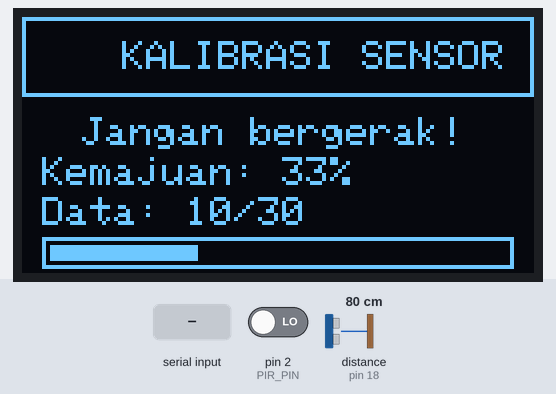
Bench run of a sketch on a simulated Arduino Uno, built with avr-gcc and run on an emulated ATmega328P. Shown: 128×64 one-colour display. The inputs (shaded band) are chosen by the test bench; at power-on: distance to the obstacle (sensor on pin 18) 80 cm, pin 2 (PIR_PIN) LOW. The echo pulse lasts 58.3 µs per cm; what the sketch prints to the serial monitor is not drawn.

Above: at 6.2 s.
6.3 s: distance to the obstacle (sensor on pin 18) set to 2 cm
At 8.0 s:
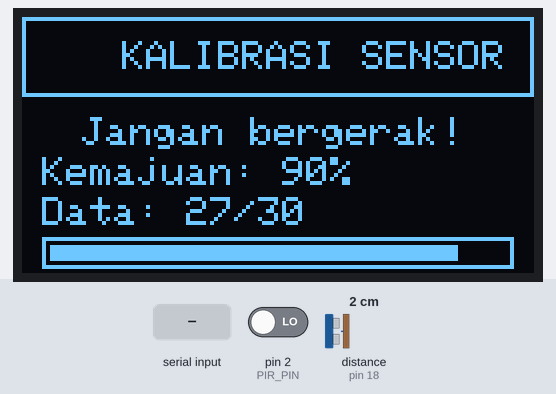
8.1 s: "CALIBRATE\n" received over Serial
At 10.31 s:
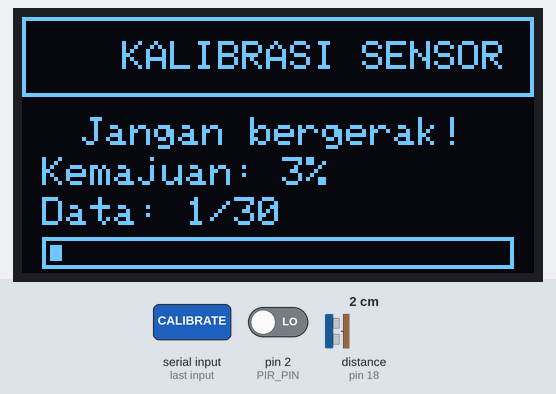
11.1 s: distance to the obstacle (sensor on pin 18) set to 4 cm
At 13.9 s:
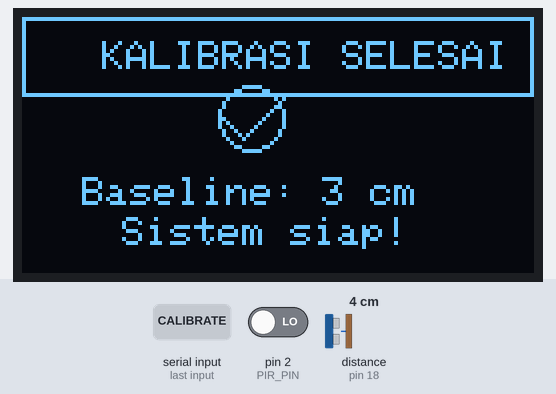
14.1 s: pin 2 (PIR_PIN) driven HIGH
At 15.62 s:
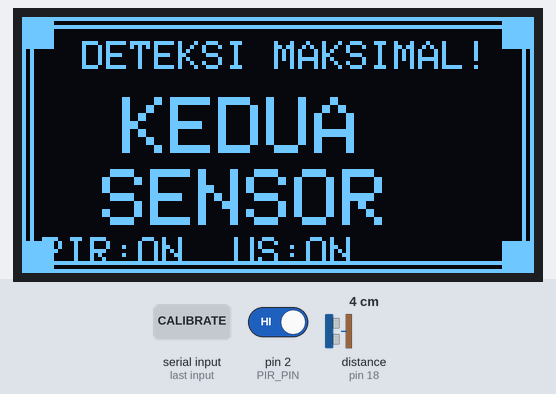
17.1 s: distance to the obstacle (sensor on pin 18) set to 18 cm
18.7 s: distance to the obstacle (sensor on pin 18) set to 23 cm
At 20.1 s:
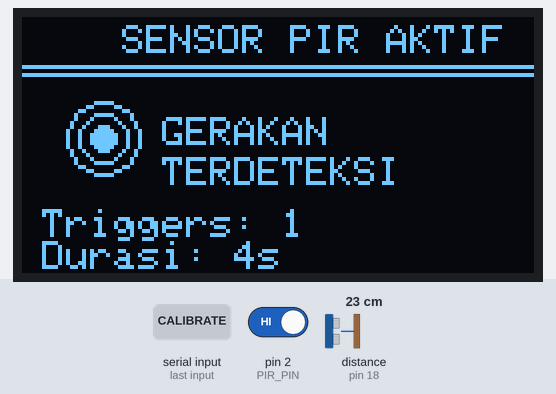

The sketch:

radar_beta.ino
```cpp
#include <Wire.h>
#include <Adafruit_GFX.h>
#include <Adafruit_SSD1306.h>
#include <NewPing.h>

// OLED Display Configuration
#define SCREEN_WIDTH 128
#define SCREEN_HEIGHT 64
#define OLED_RESET -1
Adafruit_SSD1306 display(SCREEN_WIDTH, SCREEN_HEIGHT, &Wire, OLED_RESET);

// Sensor PIR Configuration
#define PIR_PIN 2
#define PIR_POWER_PIN 4

// Sensor Ultrasonik SF05 Configuration
#define TRIG_PIN 5
#define ECHO_PIN 18
#define MAX_DISTANCE 200 // Maximum distance in cm
#define DETECTION_THRESHOLD 50 // Detection threshold in cm

NewPing sonar(TRIG_PIN, ECHO_PIN, MAX_DISTANCE);

// System Variables
bool pir_detected = false;
bool ultrasonic_detected = false;
bool prev_pir_state = false;
bool prev_ultrasonic_state = false;

// PIR Enhanced Detection Variables - IMPROVED
unsigned long pir_detection_start = 0;
unsigned long pir_last_trigger = 0;
unsigned long pir_last_low = 0;
bool pir_active_phase = false;
bool pir_stabilizing = false;
int pir_trigger_count = 0;
int pir_consecutive_high = 0;
int pir_consecutive_low = 0;
const unsigned long PIR_ACTIVE_DURATION = 5000; // PIR stays active for 5 seconds
const unsigned long PIR_MIN_TRIGGER_INTERVAL = 50; // Minimum 50ms between triggers
const unsigned long PIR_RESET_TIMEOUT = 10000; // Reset counter after 10 seconds
const unsigned long PIR_STABILIZATION_TIME = 1000; // 1 second stabilization
const int PIR_MIN_CONSECUTIVE = 3; // Need 3 consecutive readings to confirm

// Ultrasonic Enhanced Detection Variables
int ultrasonic_readings[10] = {0};
int ultrasonic_index = 0;
int stable_readings_count = 0;
int detection_confidence = 0;
const int MIN_STABLE_READINGS = 5;
const int MAX_CONFIDENCE = 8;
const int CONFIDENCE_THRESHOLD = 3;

// Animation Variables
int animation_frame = 0;
unsigned long last_animation_time = 0;
unsigned long last_sensor_read = 0;
unsigned long last_status_send = 0;

// Timing Constants
const unsigned long ANIMATION_DELAY = 300; // Slower animation for better readability
const unsigned long SENSOR_READ_DELAY = 30; // Faster sensor reading
const unsigned long STATUS_SEND_DELAY = 100;

// Enhanced Debounce Variables
unsigned long last_pir_change = 0;
unsigned long last_ultrasonic_change = 0;
const unsigned long PIR_DEBOUNCE_DELAY = 30;
const unsigned long ULTRASONIC_DEBOUNCE_DELAY = 100;

// Calibration Variables
bool is_calibrating = false;
unsigned long calibration_start = 0;
int baseline_distance = 0;
const unsigned long CALIBRATION_DURATION = 3000;

// Display state management
enum DisplayState {
  IDLE,
  PIR_ONLY,
  ULTRASONIC_ONLY,
  BOTH_SENSORS,
  CALIBRATING
};
DisplayState current_display_state = IDLE;

void setup() {
  Serial.begin(115200);

  // Initialize OLED Display
  if(!display.begin(SSD1306_SWITCHCAPVCC, 0x3C)) {
    Serial.println("SSD1306 allocation failed");
    for(;;);
  }

  // Improved startup display
  displayStartupScreen();

  // Initialize PIR Sensor
  pinMode(PIR_PIN, INPUT);
  pinMode(PIR_POWER_PIN, OUTPUT);
  digitalWrite(PIR_POWER_PIN, HIGH);

  // Initialize Ultrasonic Sensor
  pinMode(TRIG_PIN, OUTPUT);
  pinMode(ECHO_PIN, INPUT);

  // Initialize ultrasonic readings array
  for(int i = 0; i < 10; i++) {
    ultrasonic_readings[i] = MAX_DISTANCE;
  }

  delay(2000); // Wait for PIR to stabilize

  // PIR stabilization period
  displayPIRStabilization();
  delay(PIR_STABILIZATION_TIME);

  // Start calibration
  startCalibration();

  Serial.println("SYSTEM_READY");
}

void loop() {
  unsigned long current_time = millis();

  // Handle calibration first
  if (is_calibrating) {
    handleCalibration();
    return;
  }

  // Handle serial commands
  handleSerialCommand();

  // Read sensors periodically
  if (current_time - last_sensor_read >= SENSOR_READ_DELAY) {
    readEnhancedSensors();
    last_sensor_read = current_time;
  }

  // Update display and send status
  if (current_time - last_status_send >= STATUS_SEND_DELAY) {
    updateDisplayState();
    updateDisplay();
    sendStatus();
    last_status_send = current_time;
  }
}

void displayStartupScreen() {
  display.clearDisplay();
  display.setTextSize(1);
  display.setTextColor(SSD1306_WHITE);

  // Header with border
  display.drawRect(0, 0, 128, 64, SSD1306_WHITE);
  display.drawRect(2, 2, 124, 60, SSD1306_WHITE);

  // Title
  display.setTextSize(1);
  display.setCursor(10, 8);
  display.println("SISTEM DETEKSI OBJEK");

  // Version info
  display.setCursor(35, 20);
  display.println("Version 2.0");

  // Sensor info
  display.setCursor(15, 32);
  display.println("PIR + Ultrasonik");

  // Status
  display.setCursor(25, 44);
  display.println("Memulai sistem...");

  display.display();
  delay(2000);
}

void displayPIRStabilization() {
  display.clearDisplay();
  display.setTextSize(1);
  display.setTextColor(SSD1306_WHITE);

  // Header
  display.drawLine(0, 10, 128, 10, SSD1306_WHITE);
  display.setCursor(20, 0);
  display.println("PIR STABILIZATION");
  display.drawLine(0, 12, 128, 12, SSD1306_WHITE);

  display.setCursor(15, 20);
  display.println("Sensor PIR sedang");
  display.setCursor(25, 30);
  display.println("distabilkan...");

  display.setCursor(35, 45);
  display.println("Harap tunggu");

  // Loading animation
  for(int i = 0; i < 5; i++) {
    display.fillCircle(20 + i*15, 55, 2, SSD1306_WHITE);
  }

  display.display();
}

void startCalibration() {
  is_calibrating = true;
  calibration_start = millis();
  current_display_state = CALIBRATING;

  Serial.println("CALIBRATION_START");
}

void handleCalibration() {
  unsigned long elapsed = millis() - calibration_start;

  // Take baseline readings
  unsigned int distance = sonar.ping_cm();
  if (distance == 0) distance = MAX_DISTANCE;

  static int calibration_readings[30];
  static int cal_index = 0;
  static unsigned long last_reading_time = 0;

  // Take readings every 100ms
  if (millis() - last_reading_time >= 100 && cal_index < 30) {
    calibration_readings[cal_index] = distance;
    cal_index++;
    last_reading_time = millis();
  }

  // Improved calibration display
  displayCalibrationScreen(cal_index, 30);

  // Complete calibration
  if (cal_index >= 30 || elapsed >= CALIBRATION_DURATION) {
    // Calculate baseline
    long sum = 0;
    int valid_readings = max(1, cal_index);

    for (int i = 0; i < valid_readings; i++) {
      sum += calibration_readings[i];
    }
    baseline_distance = sum / valid_readings;

    // Reset static variables
    cal_index = 0;
    last_reading_time = 0;

    is_calibrating = false;
    Serial.print("CALIBRATION_COMPLETE:");
    Serial.println(baseline_distance);

    displayCalibrationComplete();
    delay(2000);
  }
}

void displayCalibrationScreen(int current_readings, int total_readings) {
  display.clearDisplay();
  display.setTextSize(1);
  display.setTextColor(SSD1306_WHITE);

  // Header with border
  display.drawRect(0, 0, 128, 20, SSD1306_WHITE);
  display.setCursor(25, 6);
  display.println("KALIBRASI SENSOR");

  // Instructions
  display.setCursor(15, 25);
  display.println("Jangan bergerak!");

  // Progress info
  int progress = min(100, (current_readings * 100) / total_readings);
  display.setCursor(5, 35);
  display.print("Kemajuan: ");
  display.print(progress);
  display.println("%");

  display.setCursor(5, 45);
  display.print("Data: ");
  display.print(current_readings);
  display.print("/");
  display.println(total_readings);

  // Progress bar with border
  display.drawRect(5, 55, 118, 8, SSD1306_WHITE);
  display.fillRect(7, 57, (progress * 114) / 100, 4, SSD1306_WHITE);

  display.display();
}

void displayCalibrationComplete() {
  display.clearDisplay();
  display.setTextSize(1);
  display.setTextColor(SSD1306_WHITE);

  // Success header
  display.drawRect(0, 0, 128, 20, SSD1306_WHITE);
  display.setCursor(20, 6);
  display.println("KALIBRASI SELESAI");

  // Checkmark
  display.drawLine(50, 25, 55, 30, SSD1306_WHITE);
  display.drawLine(55, 30, 65, 20, SSD1306_WHITE);
  display.drawCircle(57, 25, 8, SSD1306_WHITE);

  // Results
  display.setCursor(15, 40);
  display.print("Baseline: ");
  display.print(baseline_distance);
  display.println(" cm");

  display.setCursor(25, 50);
  display.println("Sistem siap!");

  display.display();
}

void readEnhancedSensors() {
  unsigned long current_time = millis();

  // IMPROVED PIR Reading with better noise filtering
  bool current_pir_raw = digitalRead(PIR_PIN);

  // Count consecutive readings
  if (current_pir_raw) {
    pir_consecutive_high++;
    pir_consecutive_low = 0;
  } else {
    pir_consecutive_low++;
    pir_consecutive_high = 0;
    pir_last_low = current_time;
  }

  // Determine PIR state based on consecutive readings
  bool pir_stable_high = (pir_consecutive_high >= PIR_MIN_CONSECUTIVE);
  bool pir_stable_low = (pir_consecutive_low >= PIR_MIN_CONSECUTIVE);

  // PIR Detection Logic
  if (pir_stable_high && !pir_active_phase &&
      (current_time - pir_last_trigger > PIR_MIN_TRIGGER_INTERVAL)) {
    pir_last_trigger = current_time;
    pir_trigger_count++;
    pir_active_phase = true;
    pir_detection_start = current_time;
  }

  // Maintain PIR active state
  if (pir_active_phase) {
    if (current_time - pir_last_trigger < PIR_ACTIVE_DURATION) {
      pir_detected = true;
    } else {
      pir_detected = false;
      pir_active_phase = false;
    }
  }

  // Reset trigger count after long inactivity
  if (current_time - pir_last_trigger > PIR_RESET_TIMEOUT) {
    pir_trigger_count = 0;
  }

  // Enhanced Ultrasonic Reading (unchanged but optimized)
  unsigned int distance = sonar.ping_cm();
  if (distance == 0) distance = MAX_DISTANCE;

  // Store reading in circular buffer
  ultrasonic_readings[ultrasonic_index] = distance;
  ultrasonic_index = (ultrasonic_index + 1) % 10;

  // Calculate median
  int median_distance = calculateMedianDistance();

  // Dynamic threshold
  int dynamic_threshold = min(DETECTION_THRESHOLD, max(20, baseline_distance - 15));

  // Confidence-based detection
  bool object_present = (median_distance > 0 && median_distance <= dynamic_threshold);

  if (object_present) {
    if (detection_confidence < MAX_CONFIDENCE) {
      detection_confidence++;
    }
  } else {
    if (detection_confidence > 0) {
      detection_confidence--;
    }
  }

  // Update detection state
  bool new_ultrasonic_state = (detection_confidence >= CONFIDENCE_THRESHOLD);

  if (new_ultrasonic_state != prev_ultrasonic_state &&
      (current_time - last_ultrasonic_change > ULTRASONIC_DEBOUNCE_DELAY)) {
    ultrasonic_detected = new_ultrasonic_state;
    prev_ultrasonic_state = new_ultrasonic_state;
    last_ultrasonic_change = current_time;
  }
}

int calculateMedianDistance() {
  int sorted_readings[10];
  for (int i = 0; i < 10; i++) {
    sorted_readings[i] = ultrasonic_readings[i];
  }

  // Simple bubble sort
  for (int i = 0; i < 9; i++) {
    for (int j = 0; j < 9 - i; j++) {
      if (sorted_readings[j] > sorted_readings[j + 1]) {
        int temp = sorted_readings[j];
        sorted_readings[j] = sorted_readings[j + 1];
        sorted_readings[j + 1] = temp;
      }
    }
  }

  return sorted_readings[5]; // Median
}

void updateDisplayState() {
  if (pir_detected && ultrasonic_detected) {
    current_display_state = BOTH_SENSORS;
  } else if (pir_detected) {
    current_display_state = PIR_ONLY;
  } else if (ultrasonic_detected) {
    current_display_state = ULTRASONIC_ONLY;
  } else {
    current_display_state = IDLE;
  }
}

void updateDisplay() {
  display.clearDisplay();
  display.setTextColor(SSD1306_WHITE);

  switch (current_display_state) {
    case BOTH_SENSORS:
      displayBothSensorsActive();
      break;
    case PIR_ONLY:
      displayPIRActive();
      break;
    case ULTRASONIC_ONLY:
      displayUltrasonicActive();
      break;
    case IDLE:
      displayIdleScreen();
      break;
    case CALIBRATING:
      // Handled in calibration function
      return;
  }

  display.display();
}

void displayBothSensorsActive() {
  // Animated border for maximum alert
  bool blink = ((millis() / 200) % 2);
  if (blink) {
    display.drawRect(0, 0, 128, 64, SSD1306_WHITE);
    display.drawRect(2, 2, 124, 60, SSD1306_WHITE);
  }

  // Header
  display.setTextSize(1);
  display.setCursor(15, 6);
  display.println("DETEKSI MAKSIMAL!");

  // Large alert text
  display.setTextSize(2);
  display.setCursor(25, 20);
  display.println("KEDUA");
  display.setCursor(20, 38);
  display.println("SENSOR");

  // Status indicators
  display.setTextSize(1);
  display.setCursor(5, 55);
  display.print("PIR:ON  US:ON");

  // Corner indicators
  if (blink) {
    display.fillRect(0, 0, 8, 8, SSD1306_WHITE);
    display.fillRect(120, 0, 8, 8, SSD1306_WHITE);
    display.fillRect(0, 56, 8, 8, SSD1306_WHITE);
    display.fillRect(120, 56, 8, 8, SSD1306_WHITE);
  }
}

void displayPIRActive() {
  // Header with border
  display.drawLine(0, 12, 128, 12, SSD1306_WHITE);
  display.setTextSize(1);
  display.setCursor(25, 2);
  display.println("SENSOR PIR AKTIF");
  display.drawLine(0, 14, 128, 14, SSD1306_WHITE);

  // Motion icon
  display.fillCircle(20, 30, 3, SSD1306_WHITE);
  display.drawCircle(20, 30, 6, SSD1306_WHITE);
  display.drawCircle(20, 30, 9, SSD1306_WHITE);

  // Status text
  display.setTextSize(1);
  display.setCursor(35, 25);
  display.println("GERAKAN");
  display.setCursor(35, 35);
  display.println("TERDETEKSI");

  // Statistics
  display.setCursor(5, 48);
  display.print("Triggers: ");
  display.println(pir_trigger_count);

  display.setCursor(5, 56);
  display.print("Durasi: ");
  display.print((millis() - pir_detection_start) / 1000);
  display.println("s");
}

void displayUltrasonicActive() {
  // Header with border
  display.drawLine(0, 12, 128, 12, SSD1306_WHITE);
  display.setTextSize(1);
  display.setCursor(15, 2);
  display.println("SENSOR ULTRASONIK");
  display.drawLine(0, 14, 128, 14, SSD1306_WHITE);

  // Distance visualization
  int median_dist = calculateMedianDistance();
  display.setCursor(5, 20);
  display.print("Jarak: ");
  display.print(median_dist);
  display.println(" cm");

  // Confidence bar
  display.setCursor(5, 30);
  display.print("Confidence: ");
  display.print(detection_confidence);
  display.print("/");
  display.println(MAX_CONFIDENCE);

  // Visual confidence bar
  display.drawRect(5, 40, 118, 8, SSD1306_WHITE);
  int conf_width = (detection_confidence * 114) / MAX_CONFIDENCE;
  display.fillRect(7, 42, conf_width, 4, SSD1306_WHITE);

  // Object indicator
  display.setCursor(35, 52);
  display.println("OBJEK TERDETEKSI");
}

void displayIdleScreen() {
  // Animated header
  display.setTextSize(1);
  display.setCursor(20, 2);
  display.println("SISTEM DETEKSI");

  // Scanning animation
  const char* scan_states[] = {"Memindai", "Memindai.", "Memindai..", "Memindai..."};
  display.setCursor(30, 15);
  display.println(scan_states[animation_frame % 4]);

  // Radar visualization
  int center_x = 64;
  int center_y = 35;
  int radius = 12;

  // Radar circles
  display.drawCircle(center_x, center_y, radius, SSD1306_WHITE);
  display.drawCircle(center_x, center_y, radius/2, SSD1306_WHITE);
  display.drawPixel(center_x, center_y, SSD1306_WHITE);

  // Rotating sweep line
  float angle = (animation_frame * 20) * PI / 180;
  int end_x = center_x + radius * cos(angle);
  int end_y = center_y + radius * sin(angle);
  display.drawLine(center_x, center_y, end_x, end_y, SSD1306_WHITE);

  // Status line
  display.drawLine(0, 50, 128, 50, SSD1306_WHITE);
  display.setCursor(5, 53);
  display.print("PIR:OFF  US:OFF  Baseline:");
  display.print(baseline_distance);

  animation_frame++;

  // Update animation timing
  static unsigned long last_anim = 0;
  if (millis() - last_anim >= ANIMATION_DELAY) {
    last_anim = millis();
  }
}

void sendStatus() {
  Serial.print("STATUS:");
  Serial.print(pir_detected ? "1" : "0");
  Serial.print(",");
  Serial.print(ultrasonic_detected ? "1" : "0");
  Serial.print(",");
  Serial.print(calculateMedianDistance());
  Serial.print(",");
  Serial.print(millis());
  Serial.print(",");
  Serial.print(pir_trigger_count);
  Serial.print(",");
  Serial.print(detection_confidence);
  Serial.print(",");
  Serial.print(baseline_distance);
  Serial.println();
  Serial.flush();
}

void handleSerialCommand() {
  if (Serial.available() > 0) {
    String command = Serial.readStringUntil('\n');
    command.trim();

    if (command == "PING") {
      Serial.println("PONG");
    } else if (command == "RESET") {
      // Reset all detection states
      pir_detected = false;
      ultrasonic_detected = false;
      pir_trigger_count = 0;
      detection_confidence = 0;
      pir_active_phase = false;
      pir_consecutive_high = 0;
      pir_consecutive_low = 0;
      animation_frame = 0;
      Serial.println("RESET_OK");
    } else if (command == "CALIBRATE") {
      startCalibration();
    } else if (command == "STATUS") {
      sendStatus();
    } else if (command.startsWith("SET_THRESHOLD:")) {
      int new_threshold = command.substring(14).toInt();
      if (new_threshold > 10 && new_threshold < 200) {
        Serial.print("THRESHOLD_SET:");
        Serial.println(new_threshold);
      } else {
        Serial.println("INVALID_THRESHOLD");
      }
    } else if (command.length() > 0) {
      Serial.print("UNKNOWN_COMMAND:");
      Serial.println(command);
    }
    Serial.flush();
  }
}
```

Measured:
- the behaviour switches between 20 and 21 cm on distance to the obstacle (sensor on pin 18) (found by bisection; images 4 and 5)
- after the input at 8.1 s, the display: first differs from a run without the input after 2.2 s (image 2)
- after the input at 14.1 s, the display: first differs from a run without the input after 1.3 s (image 4 shows a later state)
- after the input at 18.7 s, the display: first differs from a run without the input after 0.42 s (image 5 shows a later state)
- what the display in image 5 shows lasts 1.0 s, from 19.4 s to 20.4 s
